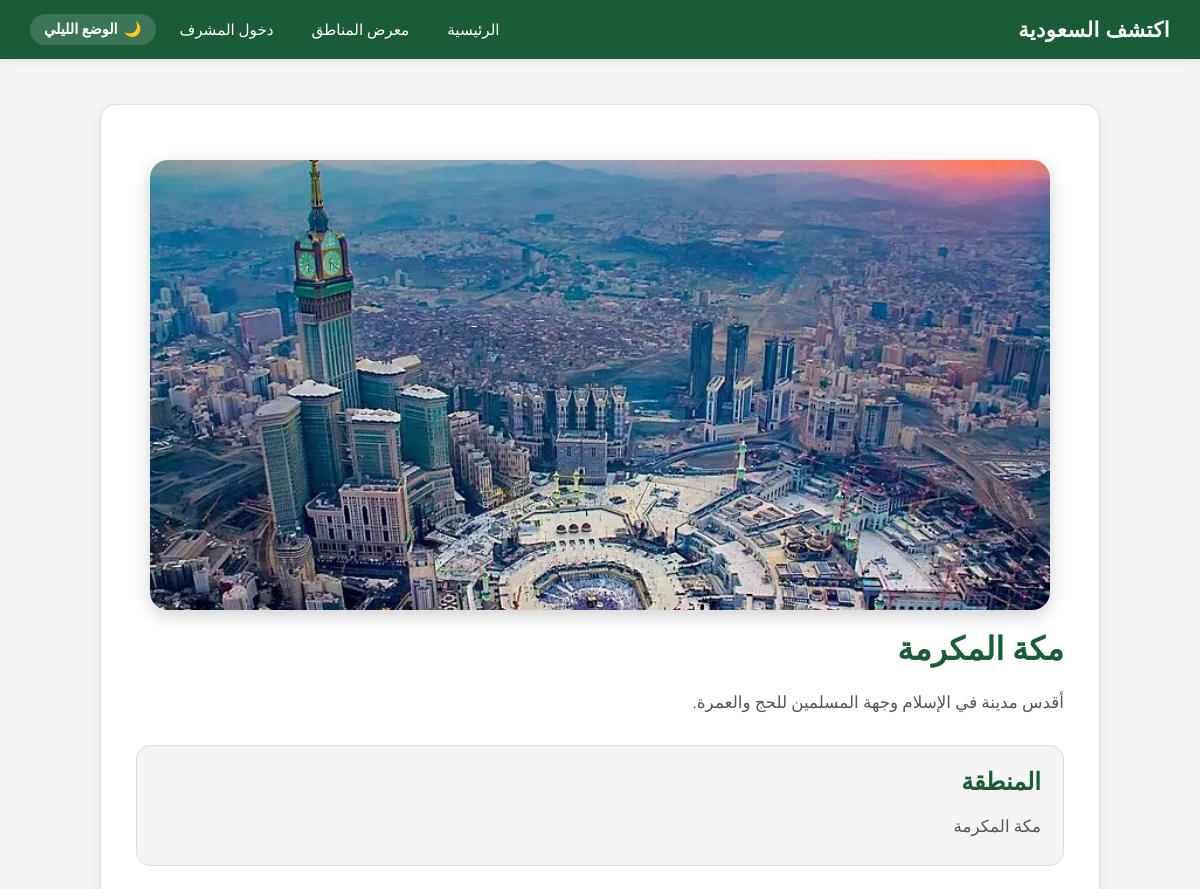
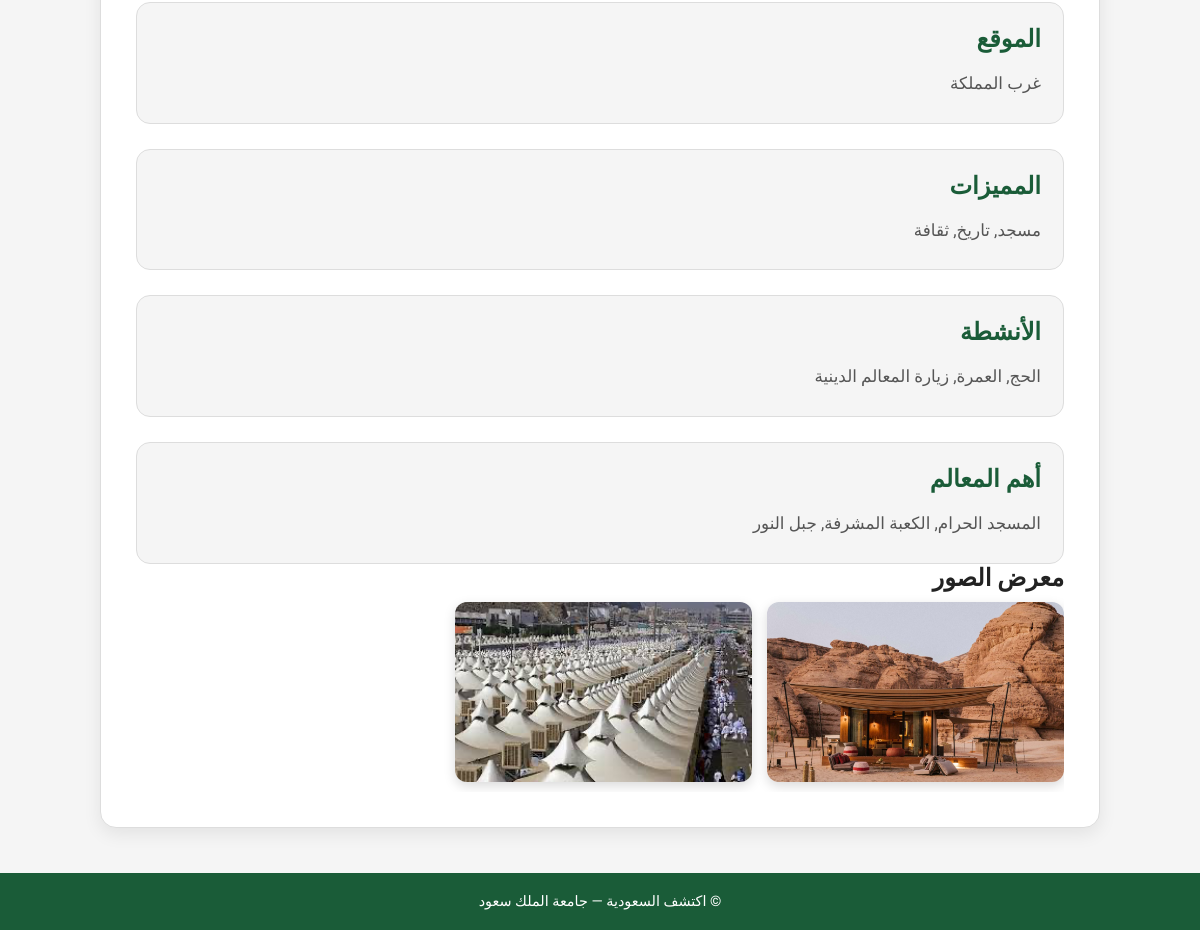
/public/details.php?id=2, run on the app's committed database (2 pictures, top to bottom).
### tables this page shows
CREATE TABLE places (
    id INT PRIMARY KEY AUTO_INCREMENT,
    name VARCHAR(100) NOT NULL,
    region VARCHAR(100) NOT NULL,
    description TEXT NOT NULL,
    location VARCHAR(100),
    features TEXT,
    activities TEXT,
    top_landmarks TEXT,
    main_image VARCHAR(255) NOT NULL,
    created_at TIMESTAMP DEFAULT CURRENT_TIMESTAMP
);

CREATE TABLE gallery_images (
    id INT PRIMARY KEY AUTO_INCREMENT,
    place_id INT NOT NULL,
    image_path VARCHAR(255) NOT NULL,
    image_order TINYINT DEFAULT 1,
    FOREIGN KEY (place_id) REFERENCES places(id) ON DELETE CASCADE
);

### public/details.php (the view, shortened to what this page needs)
<?php
include '../includes/db_config.php';
$id = (int) $_GET['id'];
$sql = "SELECT * FROM places WHERE id = $id";
$result = mysqli_query($conn, $sql);
$data = mysqli_fetch_assoc($result);
$images_sql = "SELECT * FROM gallery_images WHERE place_id = $id ORDER BY image_order ASC";
$images_result = mysqli_query($conn, $images_sql);
?>
<!DOCTYPE html>
<html lang="ar" dir="rtl">
<head>
    <link rel="stylesheet" href="css/shared.css">
    <link rel="stylesheet" href="css/details.css">
</head>
<body>
<header class="site-header" id="site-header" role="banner">
    <nav class="navbar" aria-label="التنقل الرئيسي">
        <a href="index.html" class="nav-brand">اكتشف السعودية</a>
        <ul class="nav-menu" id="navMenu">
            <li><a href="index.html" class="nav-link">الرئيسية</a></li>
            <li><a href="gallery.php" class="nav-link">معرض المناطق</a></li>
            <li><a href="../admin/login.php" class="nav-link">دخول المشرف</a></li>
            <li>
                <button id="nightModeBtn" class="night-mode-btn" type="button" aria-pressed="false">
                    <span class="mode-icon">🌙</span>
                    <span class="mode-text">الوضع الليلي</span>
                </button>
            </li>
        </ul>
    </nav>
</header>
<main id="main-content" role="main">
    <article class="details-container" aria-labelledby="place-title">
        <figure>
            <img
                src="<?php echo $data['main_image']; ?>"
                alt="صورة رئيسية لـ <?php echo $data['name']; ?>"
                class="main-image">
        </figure>
        <h1 id="place-title"><?php echo $data['name']; ?></h1>
        <p class="main-description"><?php echo $data['description']; ?></p>
        <section class="info-section" aria-label="معلومات سريعة">
            <div class="info-box">
                <h2>المنطقة</h2>
                <p><?php echo $data['region']; ?></p>
            </div>
            <div class="info-box">
                <h2>الموقع</h2>
                <p><?php echo $data['location']; ?></p>
            </div>
            <div class="info-box">
                <h2>المميزات</h2>
                <p><?php echo $data['features']; ?></p>
            </div>
            <div class="info-box">
                <h2>الأنشطة</h2>
                <p><?php echo $data['activities']; ?></p>
            </div>
            <div class="info-box">
                <h2>أهم المعالم</h2>
                <p><?php echo $data['top_landmarks']; ?></p>
            </div>
        </section>
        <section class="gallery-section" aria-labelledby="gallery-title">
            <h2 class="gallery-title" id="gallery-title">معرض الصور</h2>
            <figure class="gallery-images">
                <?php while ($img = mysqli_fetch_assoc($images_result)) { ?>
                    <img
                        src="<?php echo $img['image_path']; ?>"
                        alt="صورة من معرض <?php echo $data['name']; ?>"
                        class="gallery-img">
                <?php } ?>
            </figure>
        </section>
    </article>
</main>
<footer class="site-footer" role="contentinfo">
    <p>© اكتشف السعودية — جامعة الملك سعود</p>
</footer>
</body>
</html>

### public/css/shared.css (style rules this page uses)
:root { --bg-color: #f5f5f5; --card-bg: #ffffff; --text-color: #222222; --text-muted: #555555; --border-color: #dddddd; --nav-bg: #1a5c38; --nav-text: #ffffff; --footer-bg: #1a5c38; --footer-text: #ffffff; --shadow: rgba(0,0,0,0.08); }
*, *::before, *::after { margin: 0; padding: 0; box-sizing: border-box; }
html { scroll-behavior: smooth; }
body { font-family: 'Tajawal', sans-serif; direction: rtl; background-color: var(--bg-color); color: var(--text-color); transition: background-color 0.3s, color 0.3s; min-height: 100vh; display: flex; flex-direction: column; }
main { flex: 1; }
.site-header { background-color: var(--nav-bg); position: sticky; top: 0; z-index: 1000; box-shadow: 0 2px 8px var(--shadow); }
.navbar { max-width: 1200px; margin: 0 auto; padding: 14px 30px; display: flex; justify-content: space-between; align-items: center; position: relative; z-index: 1001; }
.nav-brand { color: var(--nav-text); font-size: 1.3rem; font-weight: 800; text-decoration: none; letter-spacing: 0.5px; }
.nav-menu { list-style: none; display: flex; align-items: center; gap: 10px; }
.nav-link { color: var(--nav-text); text-decoration: none; font-size: 0.95rem; padding: 6px 14px; border-radius: 6px; transition: background 0.2s; }
.night-mode-btn { background: rgba(255,255,255,0.15); border: none; color: white; padding: 7px 14px; border-radius: 20px; cursor: pointer; font-family: 'Tajawal', sans-serif; font-size: 0.9rem; display: flex; align-items: center; gap: 6px; transition: background 0.3s; }
.site-footer { background-color: var(--footer-bg); color: var(--footer-text); text-align: center; padding: 20px; font-size: 0.9rem; margin-top: auto; }
button, .btn, .edit-btn, .delete-btn { display: inline-block; border: none; padding: 10px 16px; border-radius: 8px; text-decoration: none; cursor: pointer; font-family: 'Tajawal', sans-serif; font-weight: 700; font-size: 0.95rem; }
button, .btn, .edit-btn { background-color: var(--nav-bg); color: var(--nav-text); }

### public/css/details.css (style rules this page uses)
.details-container { max-width: 1000px; width: 85%; margin: 45px auto; background-color: var(--card-bg); padding: 35px; border-radius: 16px; box-shadow: 0 6px 18px var(--shadow); border: 1px solid var(--border-color); }
.main-image { width: 100%; height: 420px; object-fit: cover; border-radius: 14px; margin-bottom: 25px; }
.details-container h1 { color: var(--nav-bg); margin-bottom: 18px; font-size: 2rem; }
.details-container p { color: var(--text-muted); line-height: 2; font-size: 1.05rem; }
.info-box { background-color: var(--bg-color); padding: 22px; border-radius: 14px; margin-top: 25px; border: 1px solid var(--border-color); }
.info-box h2 { color: var(--nav-bg); margin-bottom: 14px; }
.gallery-images { display:flex; gap:15px; overflow-x:auto; padding:10px 0; scroll-behavior:smooth; }
.gallery-images img { width: 32%; height: 180px; object-fit: cover; border-radius: 12px; }
.gallery-img { min-width:260px; width:260px; height:180px; object-fit:cover; border-radius:14px; flex-shrink:0; box-shadow:0 4px 12px rgba(0,0,0,0.15); transition:0.3s; }
.main-image { width:100%; max-width:900px; height:450px; object-fit:cover; border-radius:18px; display:block; margin:20px auto; box-shadow:0 6px 18px rgba(0,0,0,0.18); }

### data on the page
places: main_image (picture), name "مكة المكرمة", description "أقدس مدينة في الإسلام وجهة المسلمين للحج والعمرة.", region "مكة المكرمة", location "غرب المملكة", features "مسجد, تاريخ, ثقافة", activities "الحج, العمرة, زيارة المعالم الدينية", top_landmarks "المسجد الحرام, الكعبة المشرفة, جبل النور"
gallery_images: image_path (picture)
gallery_images: image_path (picture)
